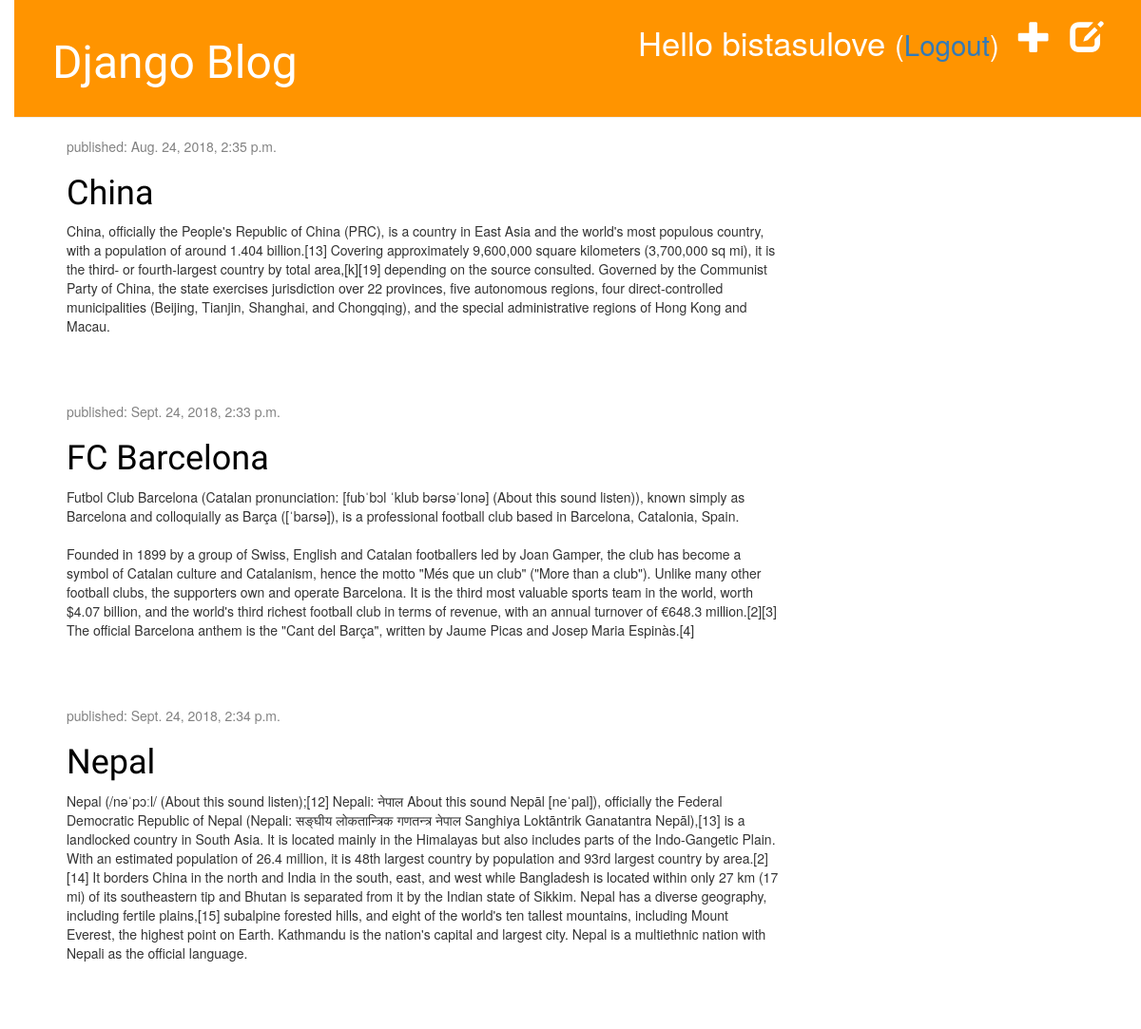
Page / (signed in) on the earlier database version.
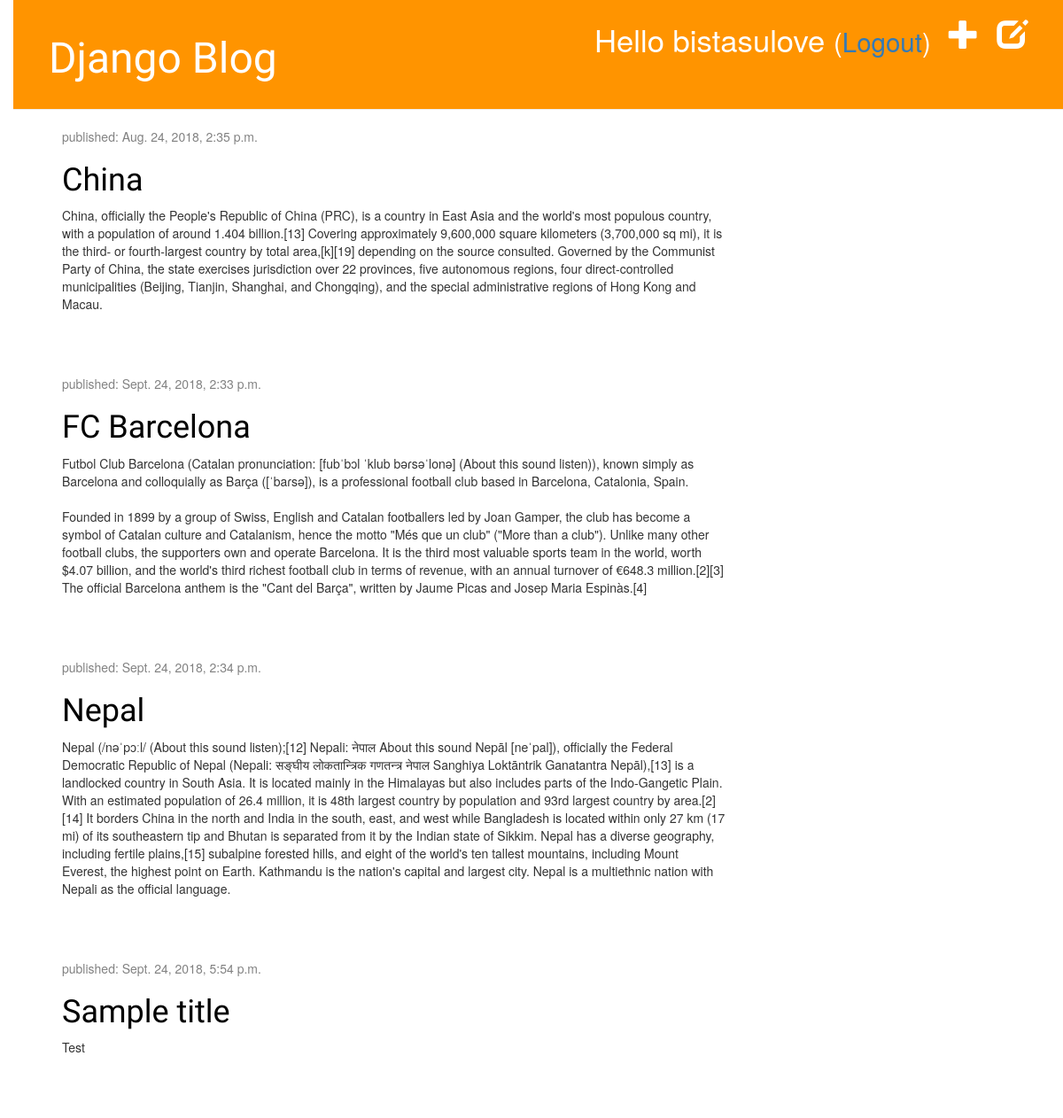
Same page on the later database version.
### blog/models.py (models this page shows, shortened)
class Post(models.Model):
    author = models.ForeignKey('auth.User', on_delete=models.CASCADE)
    title = models.CharField(max_length=200)
    text = models.TextField()
    created_date = models.DateTimeField(default=timezone.now)
    published_date = models.DateTimeField(blank=True, null=True)

### blog/views.py (the view)
# urls.py: path('', views.post_list, name='post_list'),
def post_list(request):
    posts = Post.objects.filter(published_date__lte=timezone.now()).order_by('published_date')
    return render(request, 'blog/post_list.html', {'posts': posts})

### blog/templates/blog/post_list.html
{% extends 'blog/base.html' %}
{% block content %}
    {% for post in posts %}
        <div class="post">
            <div class="date">
                <p>published: {{ post.published_date }}</p>
            </div>
            <h1><a href="{% url 'post_detail' pk=post.pk %}">{{ post.title }}</a> </h1>
            <p>{{ post.text|linebreaksbr }}</p>
        </div>
    {% endfor %}
{% endblock %}

Differences in the rows shown:
added Post: published_date "Sept. 24, 2018, 5:54 p.m.", title "Sample title", text "Test"
